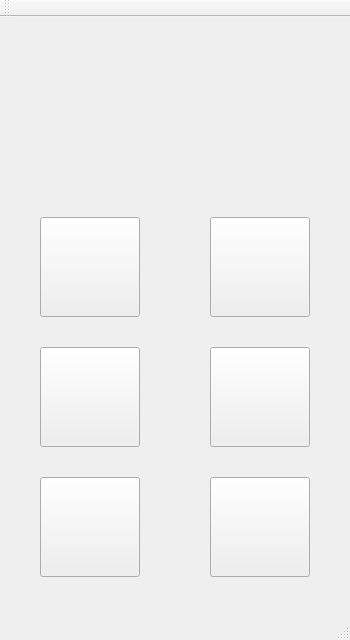
<?xml version="1.0" encoding="UTF-8"?>
<ui version="4.0">
 <class>MainWindow</class>
 <widget class="QMainWindow" name="MainWindow">
  <property name="geometry">
   <rect>
    <x>0</x>
    <y>0</y>
    <width>350</width>
    <height>640</height>
   </rect>
  </property>
  <property name="windowTitle">
   <string>MainWindow</string>
  </property>
  <widget class="QWidget" name="centralWidget">
   <widget class="QPushButton" name="MemoButton">
    <property name="geometry">
     <rect>
      <x>40</x>
      <y>330</y>
      <width>100</width>
      <height>100</height>
     </rect>
    </property>
    <property name="sizePolicy">
     <sizepolicy hsizetype="Minimum" vsizetype="Minimum">
      <horstretch>0</horstretch>
      <verstretch>0</verstretch>
     </sizepolicy>
    </property>
    <property name="text">
     <string/>
    </property>
   </widget>
   <widget class="QPushButton" name="WeatherButton">
    <property name="geometry">
     <rect>
      <x>40</x>
      <y>200</y>
      <width>100</width>
      <height>100</height>
     </rect>
    </property>
    <property name="sizePolicy">
     <sizepolicy hsizetype="Minimum" vsizetype="Preferred">
      <horstretch>0</horstretch>
      <verstretch>0</verstretch>
     </sizepolicy>
    </property>
    <property name="text">
     <string/>
    </property>
   </widget>
   <widget class="QPushButton" name="ExitButton">
    <property name="geometry">
     <rect>
      <x>210</x>
      <y>460</y>
      <width>100</width>
      <height>100</height>
     </rect>
    </property>
    <property name="sizePolicy">
     <sizepolicy hsizetype="Minimum" vsizetype="Preferred">
      <horstretch>0</horstretch>
      <verstretch>0</verstretch>
     </sizepolicy>
    </property>
    <property name="text">
     <string/>
    </property>
   </widget>
   <widget class="QPushButton" name="CalendarButton">
    <property name="geometry">
     <rect>
      <x>40</x>
      <y>460</y>
      <width>100</width>
      <height>100</height>
     </rect>
    </property>
    <property name="sizePolicy">
     <sizepolicy hsizetype="Preferred" vsizetype="Preferred">
      <horstretch>0</horstretch>
      <verstretch>0</verstretch>
     </sizepolicy>
    </property>
    <property name="text">
     <string/>
    </property>
   </widget>
   <widget class="analogClock" name="analogclock" native="true">
    <property name="geometry">
     <rect>
      <x>110</x>
      <y>10</y>
      <width>130</width>
      <height>130</height>
     </rect>
    </property>
   </widget>
   <widget class="QPushButton" name="CauButton">
    <property name="geometry">
     <rect>
      <x>210</x>
      <y>330</y>
      <width>100</width>
      <height>100</height>
     </rect>
    </property>
    <property name="sizePolicy">
     <sizepolicy hsizetype="Preferred" vsizetype="Preferred">
      <horstretch>0</horstretch>
      <verstretch>0</verstretch>
     </sizepolicy>
    </property>
    <property name="text">
     <string/>
    </property>
   </widget>
   <widget class="QPushButton" name="AlarmButton">
    <property name="geometry">
     <rect>
      <x>210</x>
      <y>200</y>
      <width>100</width>
      <height>100</height>
     </rect>
    </property>
    <property name="sizePolicy">
     <sizepolicy hsizetype="Preferred" vsizetype="Preferred">
      <horstretch>0</horstretch>
      <verstretch>0</verstretch>
     </sizepolicy>
    </property>
    <property name="text">
     <string/>
    </property>
   </widget>
   <widget class="QLabel" name="label_digitalclock">
    <property name="geometry">
     <rect>
      <x>140</x>
      <y>150</y>
      <width>211</width>
      <height>21</height>
     </rect>
    </property>
    <property name="sizePolicy">
     <sizepolicy hsizetype="Preferred" vsizetype="Preferred">
      <horstretch>0</horstretch>
      <verstretch>0</verstretch>
     </sizepolicy>
    </property>
    <property name="layoutDirection">
     <enum>Qt::LeftToRight</enum>
    </property>
    <property name="text">
     <string/>
    </property>
   </widget>
  </widget>
  <widget class="QMenuBar" name="menuBar">
   <property name="geometry">
    <rect>
     <x>0</x>
     <y>0</y>
     <width>350</width>
     <height>22</height>
    </rect>
   </property>
  </widget>
  <widget class="QToolBar" name="mainToolBar">
   <attribute name="toolBarArea">
    <enum>TopToolBarArea</enum>
   </attribute>
   <attribute name="toolBarBreak">
    <bool>false</bool>
   </attribute>
  </widget>
  <widget class="QStatusBar" name="statusBar"/>
 </widget>
 <layoutdefault spacing="6" margin="11"/>
 <customwidgets>
  <customwidget>
   <class>analogClock</class>
   <extends>QWidget</extends>
   <header>analogclock.h</header>
   <container>1</container>
  </customwidget>
 </customwidgets>
 <resources/>
 <connections/>
</ui>
